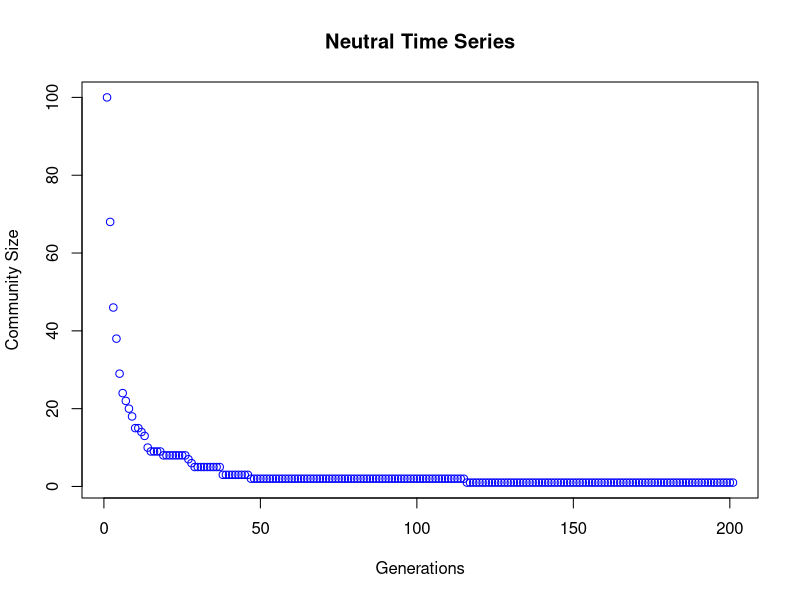
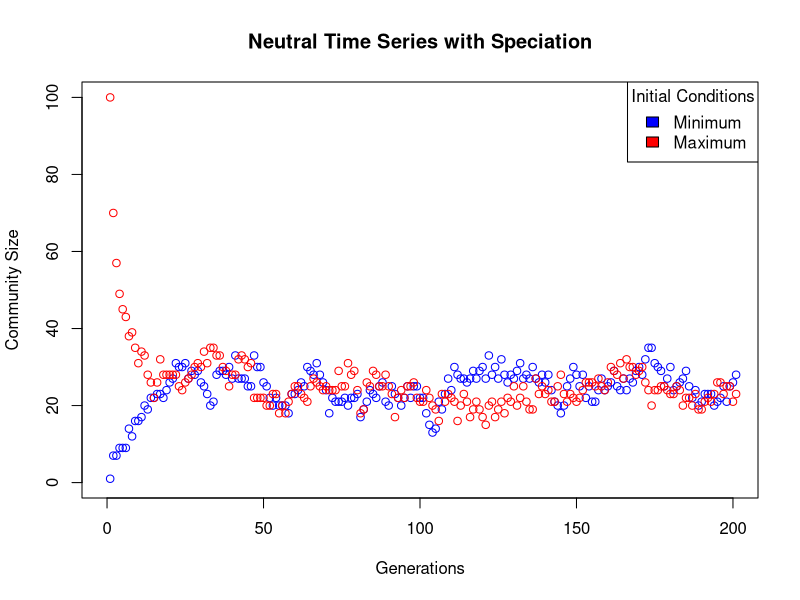

These charts were generated, in order, by the following R code:
##########################################
## High Performance Computing Exercises ##
##########################################

# Author: Hannah O'Sullivan
# Script: neutral_theory_sim.R
# Date: November 18
# Version: 0.1

###############################
## Neutral Theory Simulation ##
###############################

# Store the state of simulated system as a vector of individuals called "Community".
# Each entry in the vector is a number that tells you the species of the individual
# in that position. 

#clear environment
rm(list = ls())

## Question 1

# Define function for species richness
species_richness <- function(community){
  return(length(unique(community)))
}

# Test function
#c1 <- (c(1,4,4,5,1,6,1))
#species_richness(c1)
# yay

## Question 2

# Write a function "initilaise_max(size)" to generate initial state for simulation community
# With maximum possible number of speces for community size given by input number "size"

# Define function to initialise maximum community size
initialise_max <- function(size){
  max_size = seq(from = 1, to = size, by = 1)
  return(max_size)
}

# Test function
#initialise_max(16)

## Question 3

# Consider the effect of the initial condition
# Write another function "initialise_min(size)" to generate an alternative initial state
# with the minimum possible number of species
# (this is monodominance of one species with the total number of individuals given by 
# input size).
# Returns a vector e.g. (1,1,1,1)

# Define function to initialise minimum community size
initialise_min <- function(size){
  min_size <- rep(1, size)
  return(min_size)
}

# Test fucntion
#initialise_min(4)

## Question 4

# Write a function "choose_two(x)"
# First choose a random number according to a uniform distribution between 1 and x 
#(inclusive of endpoints).
# Also choose a second random number betwee 1 and x (inclusive of endpoints). 
# The second number should not equal be to the first number!!!
# Returns a vector of length 2.

# Define function to choose two random numbers between 1 and x.
choose_two <- function(x){
  return(sample(x, 2, replace = FALSE))
}

# Test function
#choose_two(4)

## Question 5

# Write a function "neutral_step(community)" to perform a single step of a simple 
# neutral model.
# Without speciation on a community vector.
# Pick an individual to die and another to reproduce - fill the gap left by the death!
# They should not be the same individual (could be the same species)
# E.g. neutral_step(c(10,5,13))
# Returns a random community state such as {5 5 13}

# Define function
neutral_step <- function(community){
  choose <- choose_two(length(community))
  community[choose[1]] <- community[choose[2]]
  #fill_gap <- replace(community, choose, community[choose[2]])
  return(community)
}

# Test function
#neutral_step(c(10,5,13))

## Question 6

# Write a function "neutral_generation(community)" to simulate SEVERAL neutral steps 
# on a community for one generation.
# If the community consists of x individuals:
# x/2 individual neutral steps = complete generation
# One generation is the time expected between birth and reproduction.

# E.g. With 10 individuals in a system, 5 neutral steps = 5 births and 5 deaths
# Returns a vector giving the state of the community after a generation has passed.

# Define function
neutral_generation <- function(community){
  generation <- ceiling(length(community)/2)
  for (i in 1:generation){
    community <- neutral_step(community)
  }
  
  return(community)
}

# Test function
#neutral_generation(c(10,5,13))

## Question 7 

# Write a function "neutral_time_series(inital, duration)" for a neutral theory simulation
# to return a time series of species richness in the system.
# The function should have two inputs:
# INITIAL: The inital condition community vector (also determines simulation size).
# DURATION: The number of generations that you want to run the simulation for.

#Define function
neutral_time_series <- function(initial, duration){
  time_series <- rep.int(0, duration +1)
  time_series[1] <- species_richness(initial)
  for (i in 1:duration){
    initial <- neutral_generation(community = initial)
    time_series[(i + 1)] <- species_richness(initial)
  }
  
  return(time_series)
}

# Test function
#neutral_time_series(initial = initialise_max(7), duration = 20)


## Question 8

# Plot a time series graph of the neutral model simulation
# Max diversity: 100 individuals
# Run for 200 generations


#run neutral time series for 100 individuals over 200 generations
plot_ts <- neutral_time_series(initial = initialise_max(100), duration = 200)

plot(plot_ts, 
     xlab = "Generations", ylab = "Community Size",
     main = "Neutral Time Series",
     col = "Blue")

# What state will the sustem always converge to if you wait long enough?
# Why is this?

## Question 9

# Write a new function "neutral_step_speciation(community, v)"
# Performs a step of a neutral model including speciation!
# In each time step, speciation will replace a dead individual with a new species
# (with a probability of v).
# Otherwise the dead individual is replaced with the offspring of another individual as
# before in "neutral_step".

# Leave speciation rate (v) as a parameter in the function. 
# Define function
neutral_step_speciation <- function(community, nu){
  choose <- choose_two(length(community))
  probability <- runif(1)
  if (probability <= nu){
    speciation <- max(community) +1
    community[choose[1]] <- speciation
    #print("speciation!")
  }
  else{
    community[choose[1]] <- community[choose[2]]
    #print("neutral step!")
    
  }
  
  return(community)
}

# Test function
#neutral_step_speciation(c(4,7,13,8), 0.2)

## Question 10

# Make a new function "neutral_generation_speciation(community,nu)"
# This uses a neutral simulation with speciation but otherwise is the same as neutral
# generation.
# Advance by one generation according to the rules of the model.
# Inputs:
# INITAL: Inital community vector
# NU: Speciation rate

# Returns the state of the community at the end of the generation.

# Define function
neutral_generation_speciation <- function(community, nu){
  generation <- ceiling(length(community)/2)
  for (i in 1:generation){
    community <- neutral_step_speciation(community, nu)
  }
  
  return(community)
}

# Test function
#neutral_generation_speciation(c(4,7,13,8), 0.2)

## Question 11

# Make a new function "neutral_time_series_speciation(community, nu, duration)"
# Uses neutral simulation with speciation but otherwise is the same as neutral
# time series.
# Inputs:
# INITAL: Inital community vector
# NU: Speciation rate
# DURATION: Number of generations

# Returns the state of the community at the last generation.

#Define function
neutral_time_series_speciation <- function(community, nu, duration){
  time_series <- rep.int(0, duration +1)
  time_series[1] <- species_richness(community)
  for (i in 1:duration){
    community <- neutral_generation_speciation(community, nu)
    time_series[(i + 1)] <- species_richness(community)
  }
  
  return(time_series)
}

# Test function
#neutral_time_series_speciation(community = c1, nu = 0.2, duration = 20)

## Question 12

ntss_sim1 <- neutral_time_series_speciation(community = initialise_min(100), nu = 0.1, duration = 200)

ntss_sim2 <- neutral_time_series_speciation(community = initialise_max(100), nu = 0.1, duration = 200)

plot(ntss_sim1, 
     xlab = "Generations", ylab = "Community Size",
     xlim = c(0, 200), ylim = c(0, 100),
     main = "Neutral Time Series with Speciation",
     col = "Blue")
points(ntss_sim2, 
     col = "Red")
legend("topright", title="Initial Conditions",
       c("Minimum","Maximum"), fill = c("Blue", "Red"))

## Question 13

# Study the species abundance distribution of the neutral simulations.
# First write a function called "species_abundance" to get the abundances of all
# species in the system from an input of the community vector.

# E.g. species_abundance(c(1, 5, 3, 6, 5, 6, 1, 1))
# Returns 3 2 2 1 (in that order decreasing)

# Define function
species_abundance <- function(community){
  abundance <- table(community)
  abundance <- as.vector(abundance)
  sort(abundance, decreasing = TRUE)
  return(abundance)
}

# Test function
#species_abundance(c(1, 5, 3, 6, 5, 6, 1, 1))
#species_abundance(c(1,1,1,1,1,2,2,2,2,3,3,3,4,4,5))

## Questions 14

# Write a function "octaves" to bin the abundances of species into "octave classes"
# The first value of the returned vector will give the species with an abundance of 1.
# The second will give the numer of species with an abundance of 2, 3 etc.
# In general, the nth value will give 

#Define function
octaves <- function(abundance){
  abundance_log <- log2(abundance)
  floor_abundance <- floor(abundance_log) +1 # plus one because R does not index from 0
  bins <- tabulate(floor_abundance)
  return(bins)
}

# Test function
#octaves(c(100,64,63,5,4,3,2,2,1,1,1,1))

## Question 15

# Write a function "sum_vect(x, y)" which accepts two vectors as inputs, x and y and
# returns their sums after fillinf whichever of the vectors is shorter with zeros.
# E.g. sum_vect(c(1,3), c(1,0,5,2))
# Returns 2,3,5,2

# Define function
sum_vect <- function(x,y){
  if (length(x) < length(y)) {
    xydif <- (length(y) - length(x))
    x <- append(x, rep.int(0, xydif), after = length(x))
  } else if (length(x) > length(y)){
    xydif <- (length(x) - length(y))
    y <- append(y, rep.int(0, xydif), after = length(y))
  }
  return(x + y)
}

# Test function
#sum_vect(c(1,3,2,6,4), c(1,2,3))
#sum_vect(c(1,2,3), c(1,3,2,6,4))
#sum_vect(c(1,1,1,1,3,2,5,6,3), c(1,5,3))

## Question 16

# Run a neutral model simulation using the same parameters as Q12 for a "burn in"period
# of 200 generations.
# Next, record the species abundance octave vector.
# Then repeatedly continue the simulation from where you left off for 2000 generations,
# and record species abundance octave for ever 20 generations.

# Define function
question_16 <- function(){
  #define initial conditions for burn in
  community <- initialise_max(100)
  for(i in 1:200){
    community <- neutral_generation_speciation(community = community, nu = 0.1)
  }
    burn_abundance <- species_abundance(community)
    burn_bins <- octaves(burn_abundance)
    x <- c()
    bin_size <- c()
  for(j in 1:2000){
    community <- neutral_generation_speciation(community = community, nu = 0.1)
    if ((j %% 20) == 0) {
      abundance_20 <- species_abundance(community)
      bins_20 <- octaves(abundance_20)
      x <- sum_vect(x, bins_20)
      bin_size <- append(bin_size, length(bins_20))
    }
    
  }
    
  x <- (x/101)
  bin_names <- unlist(lapply(seq(1:max(bin_size)), 
                             function(n) paste(2^(n-1), "-", 2^n -1)))
  bin_names[1] <- "1"
  barplot(x, names.arg = bin_names,
          main = "Some title",
          xlab = "Octaves",
          ylab = "Abundance") 
  return(x)
}

# Test function
#question_16()

## REMEMBER TO DO EXTRA CREDITS



